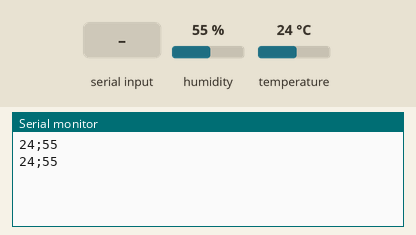
Simulated run of this sketch. Board: Arduino Uno, built with avr-gcc and run on an emulated ATmega328P. On the bench: the last lines printed to the serial monitor. The test bench sets the inputs (shaded band); at power-on: humidity 55 %, temperature 24 °C.

Above: at 14.8 s.
14.9 s: "1\n" received over the second serial link
At 24.7 s:
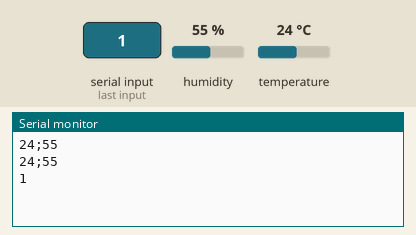
25.5 s: humidity set to 22 %
At 27.4 s:
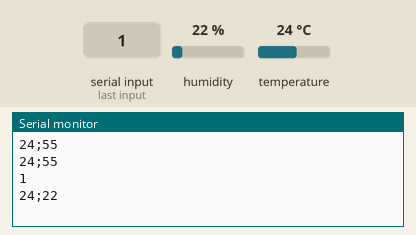
34.5 s: temperature set to 12 °C
At 38.8 s:
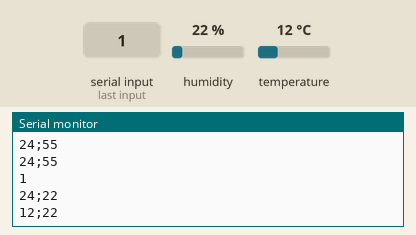
43.5 s: "0\n" received over the second serial link
At 48.8 s:
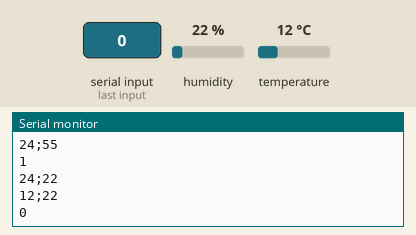
52.5 s: humidity set to 40 %
At 62.37 s:
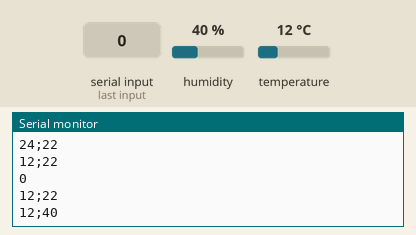
Timing chart, 0 to 62.5 s (numbered marks = the images above; inputs shaded):
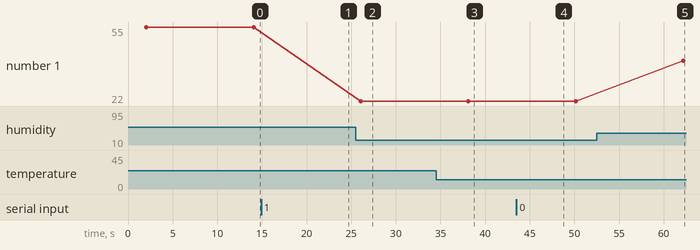

Measured:
- after the input at 14.9 s, the serial monitor: prints a new line after 9.2 s (image 1)
- after the input at 25.5 s, the serial monitor: prints a new line after 0.59 s (image 2)
- after the input at 34.5 s, the serial monitor: prints a new line after 3.6 s (image 3)
- after the input at 43.5 s, the serial monitor: prints a new line after 4.6 s (image 4)
- after the input at 52.5 s, the serial monitor: prints a new line after 9.7 s (image 5)
- plotted number 1: 55 → 22 after the input at 25.5 s, 22 → 40 after the input at 52.5 s

The sketch:

dht_and_gps.ino
```cpp
#include <DHT.h>
#include <SoftwareSerial.h>


#define DHTPIN 7
#define DHTTYPE DHT11
#define XBEE_RX 1   // Pino do Arduino conectado ao pino TX do módulo XBee
#define XBEE_TX 0   // Pino do Arduino conectado ao pino RX do módulo XBee

DHT dht(DHTPIN, DHTTYPE);
SoftwareSerial xbeeSerial(XBEE_RX, XBEE_TX); // Inicialização da comunicação serial com o módulo XBee
SoftwareSerial NEO6M(2, 3);

void setup() {
  Serial.begin(9600);
  xbeeSerial.begin(9600); // Inicialização da comunicação serial com o módulo XBee
  dht.begin();
  NEO6M.begin(9600);
}

void loop() {
  while (NEO6M.available() > 0) {
    Serial.write(NEO6M.read());
  }

  delay(2000);
  int temperature = dht.readTemperature();
  int humidity = dht.readHumidity();

  //Enviar os dados via XBee
  //xbeeSerial.print("T:");
  xbeeSerial.print(temperature);
  //xbeeSerial.print(",H:");
  xbeeSerial.println(humidity);

  //Serial.print("Dados enviados: ");
  //Serial.print("T:");
  Serial.print(temperature);
  Serial.print(";");
  Serial.print(humidity);
   //Serial.print(", H:");
  Serial.print("\n");

  delay(10000);
}
```
